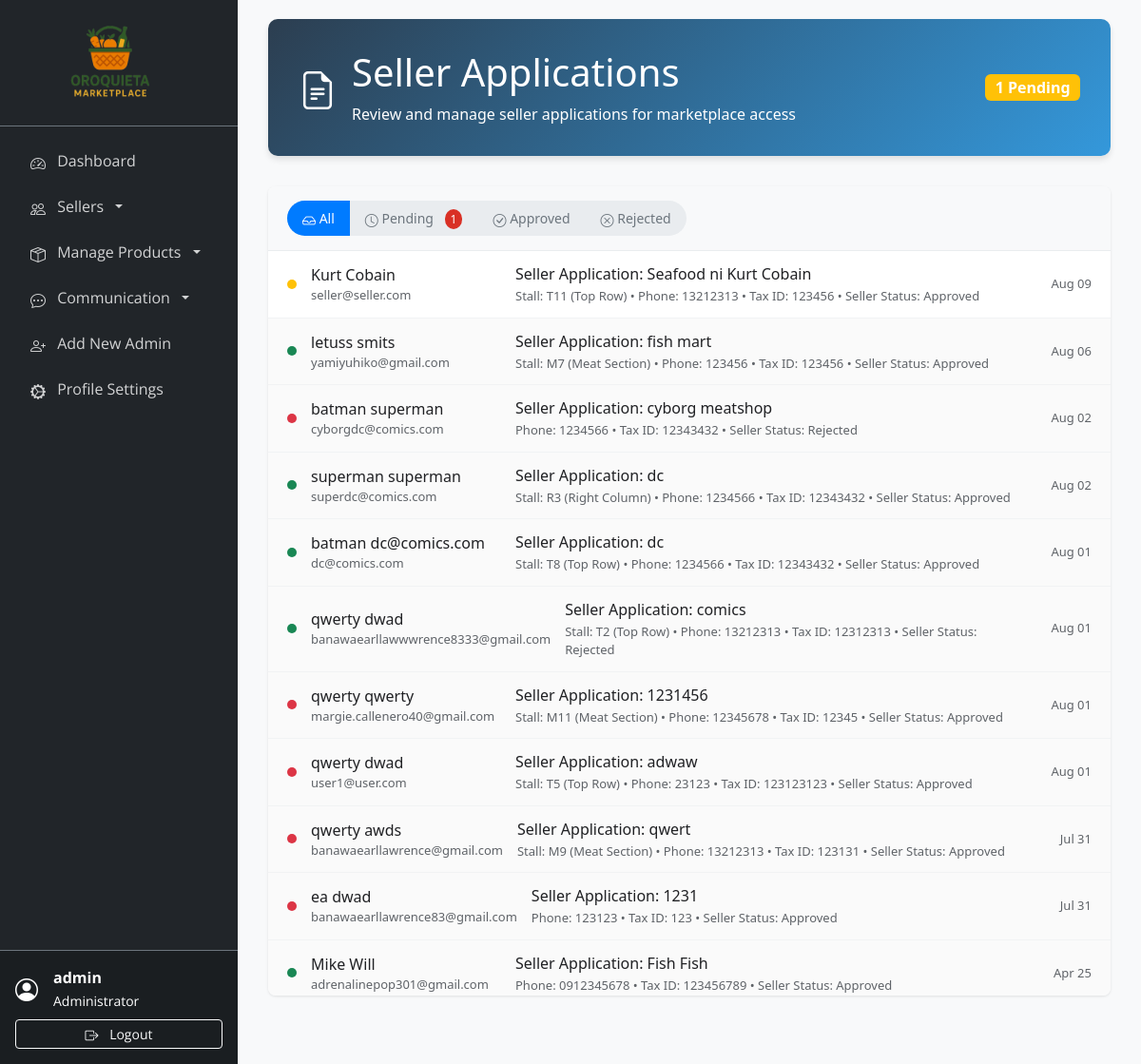
/admin/seller_applications.php (signed in), run on the app's committed database.
### tables this page shows
CREATE TABLE `seller_applications` (
  `id` int(11) NOT NULL,
  `seller_id` int(11) NOT NULL,
  `business_name` varchar(255) NOT NULL,
  `business_phone` varchar(20) NOT NULL,
  `tax_id` varchar(50) DEFAULT NULL,
  `documents_submitted` text DEFAULT NULL,
  `selected_stall` varchar(10) DEFAULT NULL,
  `status` enum('pending','approved','rejected') DEFAULT 'pending',
  `admin_notes` text DEFAULT NULL,
  `created_at` timestamp NOT NULL DEFAULT current_timestamp(),
  `updated_at` timestamp NOT NULL DEFAULT current_timestamp() ON UPDATE current_timestamp()
);

CREATE TABLE `sellers` (
  `id` int(11) NOT NULL,
  `username` varchar(50) NOT NULL,
  `email` varchar(100) NOT NULL,
  `password` varchar(255) NOT NULL,
  `first_name` varchar(50) DEFAULT NULL,
  `last_name` varchar(50) DEFAULT NULL,
  `phone` varchar(20) DEFAULT NULL,
  `address` text DEFAULT NULL,
  `profile_image` varchar(255) DEFAULT NULL,
  `facebook_url` varchar(255) DEFAULT NULL,
  `is_active` tinyint(1) DEFAULT 1,
  `status` enum('pending','approved','rejected','suspended') DEFAULT 'pending',
  `created_at` timestamp NOT NULL DEFAULT current_timestamp(),
  `updated_at` timestamp NOT NULL DEFAULT current_timestamp() ON UPDATE current_timestamp()
);

### admin/seller_applications.php (the view, shortened to what this page needs)
<?php
require_once '../includes/db_connect.php';
$pending_count_sql = "SELECT COUNT(*) FROM seller_applications WHERE status = 'pending'";
$pending_count = $pdo->query($pending_count_sql)->fetchColumn();
?>
<!DOCTYPE html>
<html lang="en">
<head>
    <link href="https://cdn.jsdelivr.net/npm/bootstrap@5.3.0/dist/css/bootstrap.min.css" rel="stylesheet">
    <link rel="stylesheet" href="https://cdn.jsdelivr.net/npm/bootstrap-icons@1.10.0/font/bootstrap-icons.css">
    <link rel="stylesheet" href="../assets/css/seller_applications.css">
</head>
<body>
    <?php include 'sidebar.php'; ?>
    <div class="main-content">
        <div class="container-fluid">
            <div class="page-header">
                <div class="d-flex align-items-center justify-content-between">
                    <div class="d-flex align-items-center">
                        <div class="me-3">
                            <i class="bi bi-file-earmark-text" style="font-size: 2.5rem;"></i>
                        </div>
                        <div>
                            <h1 class="mb-2">Seller Applications</h1>
                            <p class="mb-0">Review and manage seller applications for marketplace access</p>
                        </div>
                    </div>
                    <?php if ($pending_count > 0): ?>
                        <div class="notification-badge">
                            <span class="badge bg-warning fs-6"><?php echo $pending_count; ?> Pending</span>
                        </div>
                    <?php endif; ?>
                </div>
            </div>
            <div class="inbox-container">
                <div class="inbox-header">
                    <div class="inbox-filters">
                        <button class="btn active" onclick="filterApplications('all', this)">
                            <i class="bi bi-inbox"></i> All
                        </button>
                        <button class="btn" onclick="filterApplications('pending', this)">
                            <i class="bi bi-clock"></i> Pending
                            <?php if ($pending_count > 0): ?>
                                <span class="notification-count"><?php echo $pending_count; ?></span>
                            <?php endif; ?>
                        </button>
                        <button class="btn" onclick="filterApplications('approved', this)">
                            <i class="bi bi-check-circle"></i> Approved
                        </button>
                        <button class="btn" onclick="filterApplications('rejected', this)">
                            <i class="bi bi-x-circle"></i> Rejected
                        </button>
                    </div>
                </div>
                <div class="inbox-list" id="inboxList">
                    <?php
                    $sql = "SELECT sa.*, s.username, s.email as seller_email, s.phone, s.first_name, s.last_name, s.status as seller_status,
                                   st.stall_number, st.section, st.floor_number
                            FROM seller_applications sa
                            LEFT JOIN sellers s ON sa.seller_id = s.id
                            LEFT JOIN stall_applications sta ON sa.seller_id = sta.seller_id AND sta.status IN ('pending', 'approved')
                            LEFT JOIN stalls st ON sta.stall_id = st.id
                            ORDER BY sa.created_at DESC";
                    $stmt = $pdo->query($sql);
                    if ($stmt->rowCount() > 0) {
                        while ($row = $stmt->fetch()) {
                            $read_status = ($row['status'] == 'pending') ? 'unread' : 'read';
                            $business_name = $row['business_name'] ?? $row['username'] ?? 'N/A';
                            $owner_name = $row['bank_account_name'] ?? trim(($row['first_name'] ?? '') . ' ' . ($row['last_name'] ?? '')) ?: $row['username'] ?? 'N/A';
                            $email = $row['business_email'] ?? $row['seller_email'] ?? 'N/A';
                            $phone = $row['business_phone'] ?? $row['phone'] ?? 'N/A';
                            $preview_parts = [];
                            if ($row['stall_number']) {
                                $preview_parts[] = "Stall: {$row['stall_number']} ({$row['section']})";
                            }
                            $preview_parts[] = "Phone: {$phone}";
                            if ($row['tax_id']) {
                                $preview_parts[] = "Tax ID: {$row['tax_id']}";
                            }
                            if ($row['seller_status']) {
                                $preview_parts[] = "Seller Status: " . ucfirst($row['seller_status']);
                            }
                            $preview_text = implode(' • ', $preview_parts);
                            $timestamp = date('M d', strtotime($row['created_at']));
                            echo "<div class='inbox-item {$read_status}' data-status='{$row['status']}' onclick='viewApplication({$row['id']})'>";
                            echo "  <div class='status-dot {$row['status']}'></div>";
                            echo "  <div class='sender-info'>";
                            echo "    <div class='sender-name'>{$owner_name}";
                            echo "    </div>";
                            echo "    <div class='sender-email'>{$email}</div>";
                            echo "  </div>";
                            echo "  <div class='subject-preview'>";
                            echo "    <div class='subject'>Seller Application: {$business_name}</div>";
                            echo "    <div class='preview-text'>{$preview_text}</div>";
                            echo "  </div>";
                            echo "  <div class='timestamp'>{$timestamp}</div>";
                            echo "</div>";
                        }
                    } else {
                        echo "<div class='empty-inbox'>";
                        echo "  <i class='bi bi-inbox'></i>";
                        echo "  <h4>No applications yet</h4>";
                        echo "  <p>Seller applications will appear here when submitted.</p>";
                        echo "</div>";
                    }
                    ?>
                </div>
            </div>
        </div>
    </div>
</body>
</html>

### assets/css/seller_applications.css (style rules this page uses)
.main-content { margin-left: 250px; padding: 20px; }
.inbox-container { background: white; border-radius: 8px; box-shadow: 0 1px 3px rgba(0,0,0,0.1); overflow: hidden; }
.inbox-header { background: #f8f9fa; border-bottom: 1px solid #e9ecef; padding: 15px 20px; display: flex; justify-content: between; align-items: center; }
.inbox-filters { display: flex; gap: 0; border-radius: 20px; overflow: hidden; background: #e9ecef; }
.inbox-filters .btn { border-radius: 0; border: none; padding: 8px 16px; font-size: 14px; background: transparent; color: #6c757d; }
.inbox-filters .btn.active { background: #007bff; color: white; }
.inbox-list { max-height: 70vh; overflow-y: auto; }
.inbox-item { border-bottom: 1px solid #f1f3f4; padding: 12px 20px; cursor: pointer; transition: background-color 0.2s; display: flex; align-items: center; gap: 15px; }
.inbox-item.unread { background-color: #fff; font-weight: 500; }
.inbox-item.read { background-color: #fafafa; color: #5f6368; }
.status-dot { width: 10px; height: 10px; border-radius: 50%; flex-shrink: 0; }
.status-dot.pending { background-color: #ffc107; }
.status-dot.approved { background-color: #198754; }
.status-dot.rejected { background-color: #dc3545; }
.sender-info { min-width: 200px; flex-shrink: 0; }
.sender-name { font-weight: 500; color: #202124; }
.sender-email { font-size: 13px; color: #5f6368; }
.subject-preview { flex-grow: 1; color: #202124; }
.subject { font-weight: 500; }
.preview-text { font-size: 13px; color: #5f6368; margin-top: 2px; }
.timestamp { font-size: 13px; color: #5f6368; flex-shrink: 0; min-width: 70px; text-align: right; }
.notification-count { background: #d93025; color: white; border-radius: 50%; padding: 2px 6px; font-size: 12px; min-width: 20px; text-align: center; margin-left: 8px; }

### admin/seller_applications.php (style rules this page uses)
:root { --primary-color: #2c3e50; --secondary-color: #3498db; --success-color: #27ae60; --warning-color: #f39c12; --danger-color: #e74c3c; --info-color: #17a2b8; --light-bg: #f8f9fa; --card-shadow: 0 4px 6px rgba(0, 0, 0, 0.1); }
body { background-color: var(--light-bg); font-family: 'Segoe UI', Tahoma, Geneva, Verdana, sans-serif; }
.main-content { margin-left: 250px; padding: 20px; transition: margin-left 0.3s ease; }
.page-header { background: linear-gradient(135deg, var(--primary-color), var(--secondary-color)); color: white; padding: 2rem; border-radius: 10px; margin-bottom: 2rem; box-shadow: var(--card-shadow); }

### admin/sidebar.php (style rules this page uses)
:root { --primary-color: #2c3e50; --secondary-color: #3498db; }
.bi { display: inline-block !important; font-family: "bootstrap-icons" !important; font-style: normal; font-weight: normal !important; font-variant: normal; text-transform: none; line-height: 1; vertical-align: middle; -webkit-font-smoothing: antialiased; -moz-osx-font-smoothing: grayscale; }

### data on the page
seller_applications: seller.last_name "Kurt Cobain", seller.email "seller@seller.com", business_name "Seafood ni Kurt Cobain", preview_text "Stall: T11 (Top Row) • Phone: 13212313 • Tax ID: 123456 • Seller Status: Approved", created_at "Aug 09"
seller_applications: seller.last_name "letuss smits", seller.email "yamiyuhiko@gmail.com", business_name "fish mart", preview_text "Stall: M7 (Meat Section) • Phone: 123456 • Tax ID: 123456 • Seller Status: Approved", created_at "Aug 06"
seller_applications: seller.last_name "batman superman", seller.email "cyborgdc@comics.com", business_name "cyborg meatshop", preview_text "Phone: 1234566 • Tax ID: 12343432 • Seller Status: Rejected", created_at "Aug 02"
seller_applications: seller.last_name "superman superman", seller.email "superdc@comics.com", business_name "dc", preview_text "Stall: R3 (Right Column) • Phone: 1234566 • Tax ID: 12343432 • Seller Status: Approved", created_at "Aug 02"
seller_applications: seller.last_name "batman dc@comics.com", seller.email "dc@comics.com", business_name "dc", preview_text "Stall: T8 (Top Row) • Phone: 1234566 • Tax ID: 12343432 • Seller Status: Approved", created_at "Aug 01"
seller_applications: seller.last_name "qwerty dwad", seller.email "banawaearllawwwrence8333@gmail.com", business_name "comics", preview_text "Stall: T2 (Top Row) • Phone: 13212313 • Tax ID: 12312313 • Seller Status: Rejected", created_at "Aug 01"
seller_applications: seller.last_name "qwerty qwerty", seller.email "margie.callenero40@gmail.com", business_name "1231456", preview_text "Stall: M11 (Meat Section) • Phone: 12345678 • Tax ID: 12345 • Seller Status: Approved", created_at "Aug 01"
seller_applications: seller.last_name "qwerty dwad", seller.email "user1@user.com", business_name "adwaw", preview_text "Stall: T5 (Top Row) • Phone: 23123 • Tax ID: 123123123 • Seller Status: Approved", created_at "Aug 01"
seller_applications: seller.last_name "qwerty awds", seller.email "banawaearllawrence@gmail.com", business_name "qwert", preview_text "Stall: M9 (Meat Section) • Phone: 13212313 • Tax ID: 123131 • Seller Status: Approved", created_at "Jul 31"
seller_applications: seller.last_name "ea dwad", seller.email "banawaearllawrence83@gmail.com", business_name "1231", preview_text "Phone: 123123 • Tax ID: 123 • Seller Status: Approved", created_at "Jul 31"
seller_applications: seller.last_name "Mike Will", seller.email "adrenalinepop301@gmail.com", business_name "Fish Fish", preview_text "Phone: 0912345678 • Tax ID: 123456789 • Seller Status: Approved", created_at "Apr 25"

### other printed values
$_SESSION['username'] "admin"
$pending_count "1"
